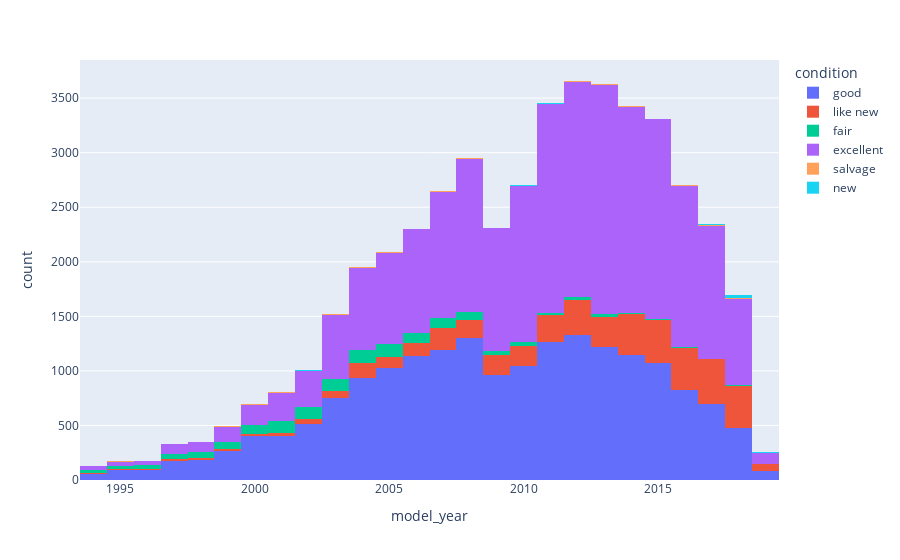

The notebook cell this image was saved under:
### Markdown cell above
## Graphical outputs of results

### Code cell
# Histogram Condition vs year
fig = px.histogram(df, x="model_year", color="condition", hover_data=df.columns)
fig.show()

### Figure 1 — Plotly figure (JSON) as saved in the notebook; plotly's stock layout.template omitted (floating-point values rounded to 4 significant figures; data arrays with more than 128 entries replaced by an {"elided": "..."} marker saying what was removed)
{"data": [{"alignmentgroup": "True", "bingroup": "x", "hovertemplate": "condition=good<br>model_year=%{x}<br>count=%{y}<extra></extra>", "legendgroup": "good", "marker": {"color": "#636efa", "pattern": {"shape": ""}}, "name": "good", "offsetgroup": "good", "orientation": "v", "showlegend": true, "type": "histogram", "x": {"elided": "18659 int values"}, "xaxis": "x", "yaxis": "y"}, {"alignmentgroup": "True", "bingroup": "x", "hovertemplate": "condition=like new<br>model_year=%{x}<br>count=%{y}<extra></extra>", "legendgroup": "like new", "marker": {"color": "#EF553B", "pattern": {"shape": ""}}, "name": "like new", "offsetgroup": "like new", "orientation": "v", "showlegend": true, "type": "histogram", "x": {"elided": "4152 int values"}, "xaxis": "x", "yaxis": "y"}, {"alignmentgroup": "True", "bingroup": "x", "hovertemplate": "condition=fair<br>model_year=%{x}<br>count=%{y}<extra></extra>", "legendgroup": "fair", "marker": {"color": "#00cc96", "pattern": {"shape": ""}}, "name": "fair", "offsetgroup": "fair", "orientation": "v", "showlegend": true, "type": "histogram", "x": {"elided": "1367 int values"}, "xaxis": "x", "yaxis": "y"}, {"alignmentgroup": "True", "bingroup": "x", "hovertemplate": "condition=excellent<br>model_year=%{x}<br>count=%{y}<extra></extra>", "legendgroup": "excellent", "marker": {"color": "#ab63fa", "pattern": {"shape": ""}}, "name": "excellent", "offsetgroup": "excellent", "orientation": "v", "showlegend": true, "type": "histogram", "x": {"elided": "22755 int values"}, "xaxis": "x", "yaxis": "y"}, {"alignmentgroup": "True", "bingroup": "x", "hovertemplate": "condition=salvage<br>model_year=%{x}<br>count=%{y}<extra></extra>", "legendgroup": "salvage", "marker": {"color": "#FFA15A", "pattern": {"shape": ""}}, "name": "salvage", "offsetgroup": "salvage", "orientation": "v", "showlegend": true, "type": "histogram", "x": [1999, 2012, 1995, 2003, 2005, 2001, 1998, 2001, 2003, 2008, 2000, 2005, 2014, 2003, 2015, 2009, 2013, 2006, 2015, 2018, 2006, 1994, 1995, 2019, 1995, 2018, 2000, 2014, 2014, 2001, 2015, 2007, 2004, 2014, 2009, 2007, 2008, 2013, 1999, 2015, 2013, 2014, 2000, 2017, 2017, 2014, 2014, 2004, 1995, 2013, 2006, 1999, 2002, 2010, 2007, 2004, 2018, 2003, 2008, 2016, 2009, 2017, 2017, 2017, 2009, 2001, 2002, 1996, 2011, 2010, 2002, 2007, 2000, 2001, 2005, 2001, 2005, 2012, 1999, 2003, 2016, 2006, 2008, 2014, 2005, 2006, 2001, 2011, 2008, 2004, 2015, 2007, 2013, 2016, 1994, 1999, 1997, 2008, 2012, 2017, 2013, 2002], "xaxis": "x", "yaxis": "y"}, {"alignmentgroup": "True", "bingroup": "x", "hovertemplate": "condition=new<br>model_year=%{x}<br>count=%{y}<extra></extra>", "legendgroup": "new", "marker": {"color": "#19d3f3", "pattern": {"shape": ""}}, "name": "new", "offsetgroup": "new", "orientation": "v", "showlegend": true, "type": "histogram", "x": [2016, 2018, 2018, 2009, 2013, 2018, 2012, 2018, 2008, 2018, 2008, 2007, 2008, 2018, 2018, 2007, 2012, 2012, 2019, 2019, 2017, 2005, 2002, 2018, 2018, 2011, 2016, 2014, 2008, 2019, 2019, 2018, 2017, 2016, 2002, 2018, 2018, 2016, 2018, 2006, 2011, 2017, 2005, 2000, 2018, 2017, 2017, 2018, 2002, 2019, 2018, 2004, 2015, 2018, 2018, 2019, 2018, 2019, 2018, 2018, 2018, 2018, 2019, 2010, 2005, 2011, 2016, 2017, 2018, 2019, 2018, 2004, 2013, 2018, 2018, 2017, 2014, 2019, 2017, 2015, 2018, 2014, 2006, 2012, 2003, 2010, 2013, 2004, 2018, 2016, 2008, 2018, 2018], "xaxis": "x", "yaxis": "y"}], "layout": {"barmode": "relative", "legend": {"title": {"text": "condition"}, "tracegroupgap": 0}, "margin": {"t": 60}, "xaxis": {"anchor": "y", "domain": [0, 1], "title": {"text": "model_year"}}, "yaxis": {"anchor": "x", "domain": [0, 1], "title": {"text": "count"}}}}
